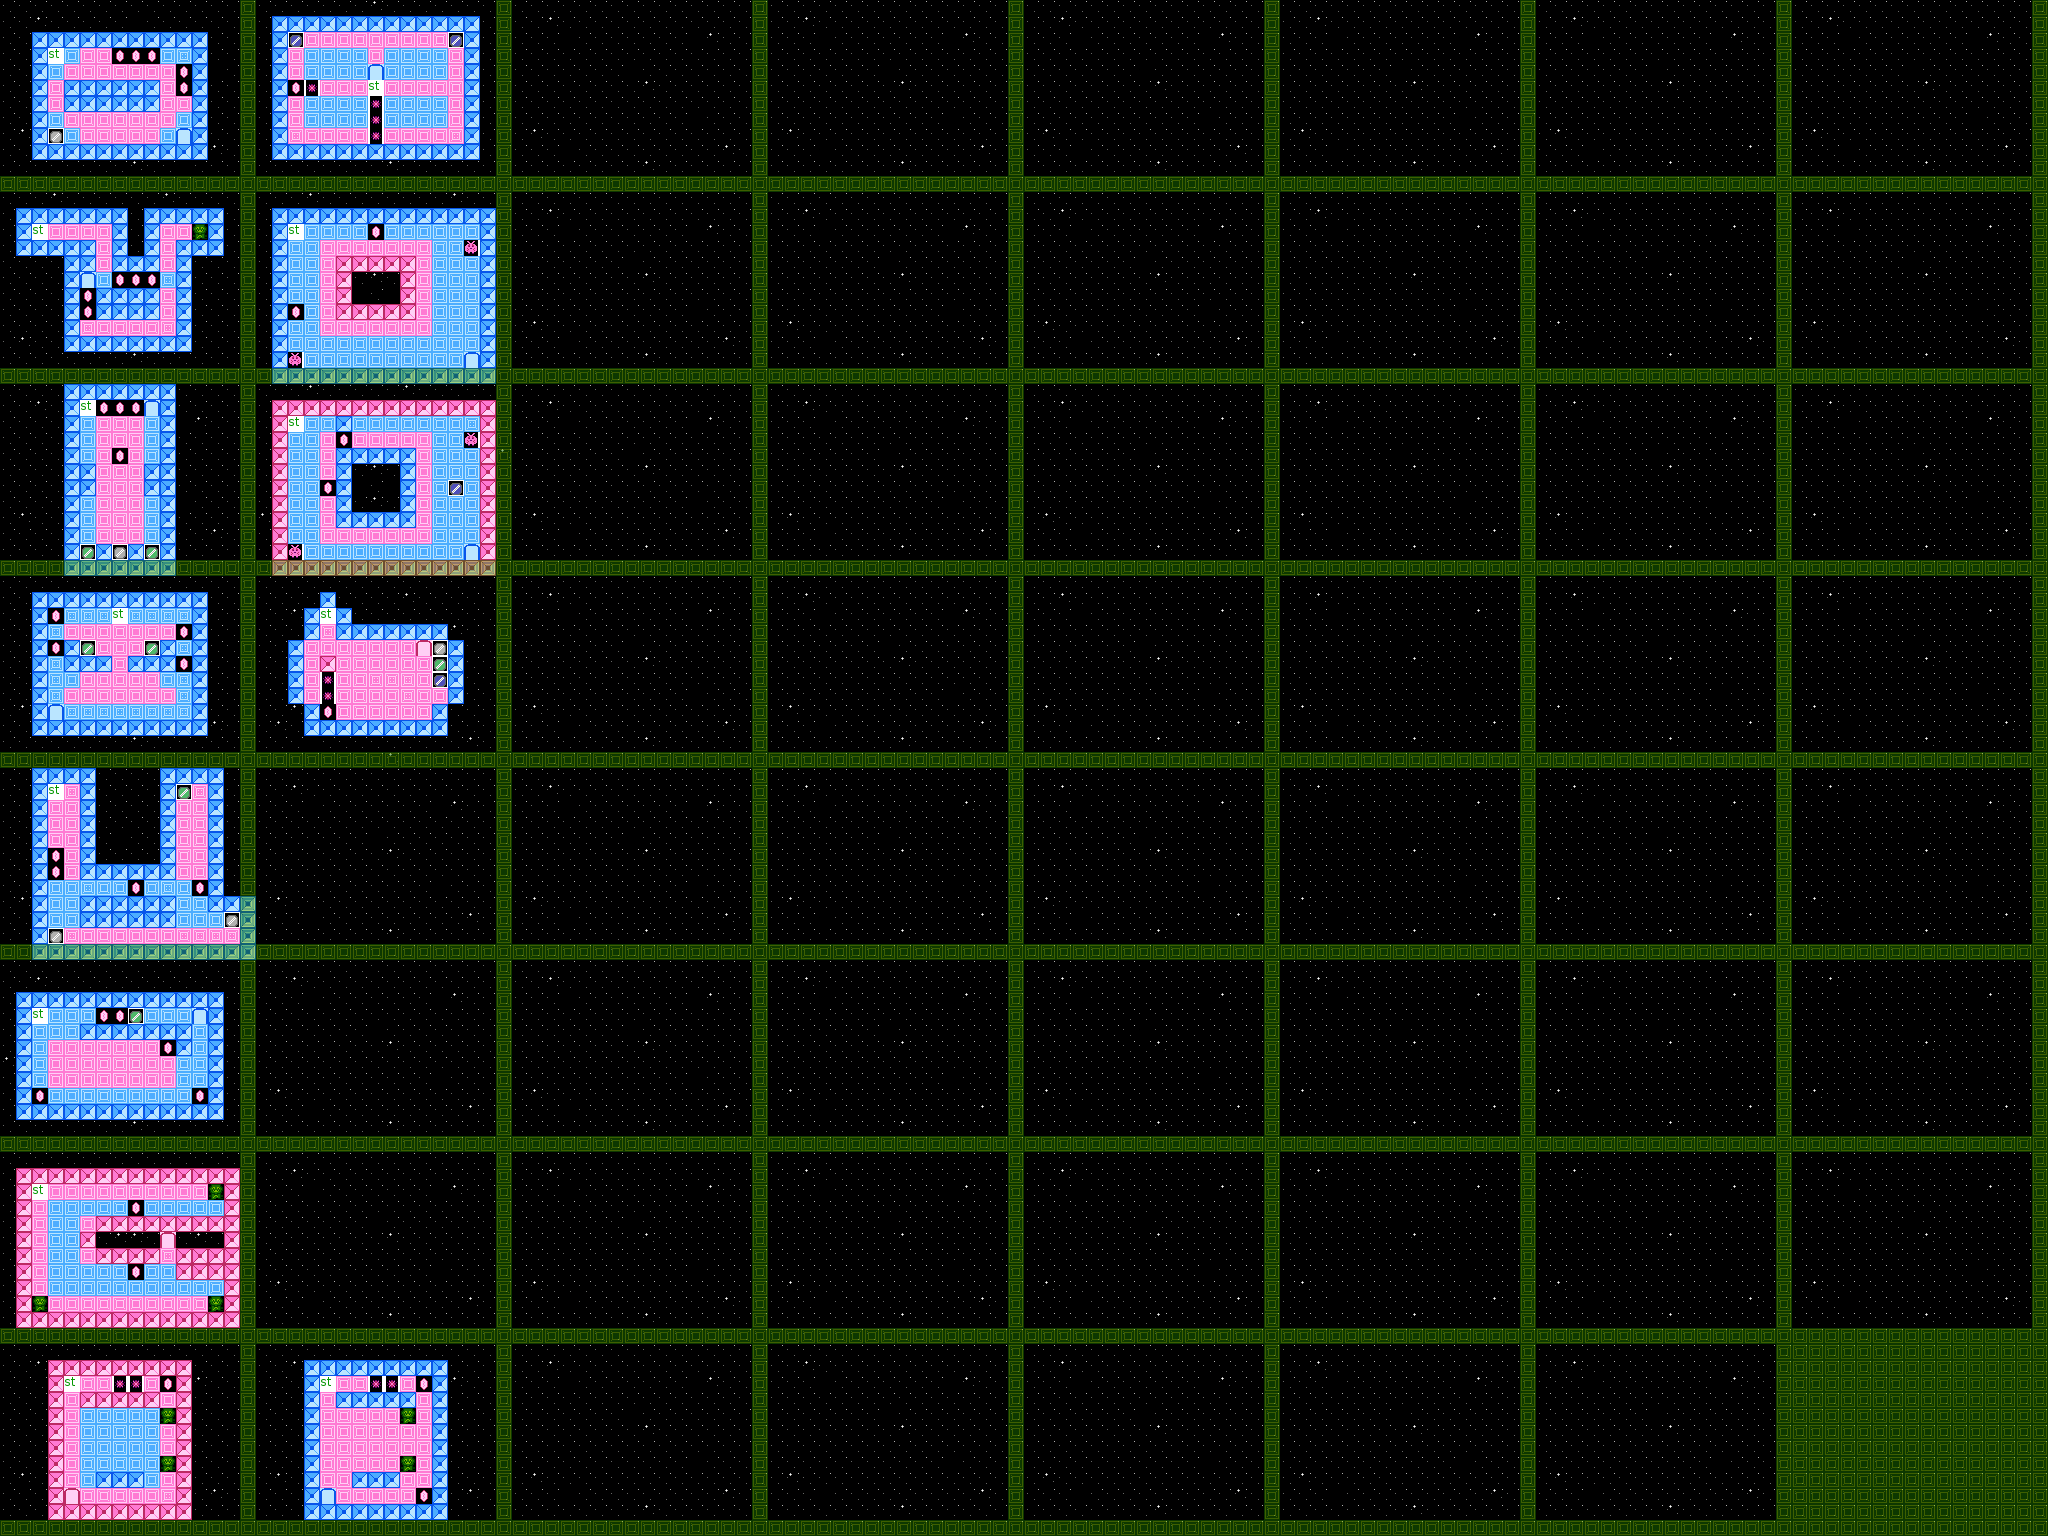

This is a level from a 2D game, rendered from its Tiled map with the project's own tilesets. A one-line summary and the map file follow, with tile-layer data summarised:
An orthogonal 128x96 tile map with 16x16 px tiles, 3 tile layers (Tile Layer 1, GRID, Sprite Layer), 2 tilesets.

<map version="1.0" orientation="orthogonal" renderorder="right-down" width="128" height="96" tilewidth="16" tileheight="16" nextobjectid="1">
 <tileset firstgid="1" name="Main" tilewidth="16" tileheight="16" tilecount="256" columns="8">
  <image source="../graphics/all_tiles.png" width="128" height="512" />
  <terraintypes>
   <terrain name="New Terrain" tile="-1" />
  </terraintypes>
 </tileset>
 <tileset firstgid="257" name="Sprites" tilewidth="16" tileheight="16" tilecount="64" columns="8">
  <image source="../graphics/sprites.png" width="128" height="128" />
 </tileset>
 <layer name="Tile Layer 1" width="128" height="96">
  <data>[12288 cells, 12288 non-empty, 11 distinct tile ids]</data>
 </layer>
 <layer name="GRID" width="128" height="96" opacity="0.5">
  <data>[12288 cells, 1893 non-empty, 1 distinct tile ids]</data>
 </layer>
 <layer name="Sprite Layer" width="128" height="96">
  <data>[12288 cells, 89 non-empty, 8 distinct tile ids]</data>
 </layer>
</map>
